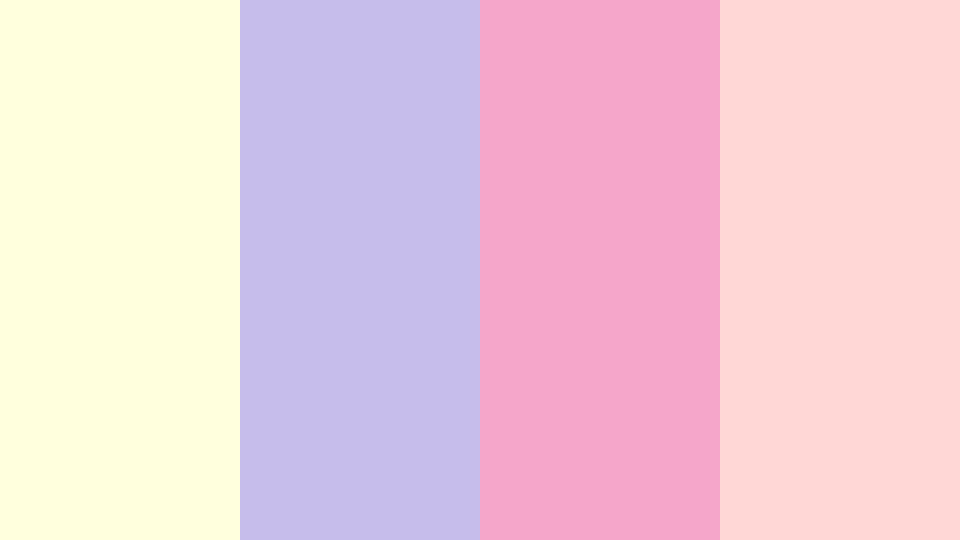
Frame 1 (no input)
Frame 60 (the mouse pressed at the canvas centre just before this capture): identical to frame 1, image omitted
Frame 120 (the mouse held since frame 60 and released just before this capture): identical to frame 1, image omitted

The Processing sketch that drew this single still picture (run headless with seeded random() and noise(); from frame 60 on, the mouse is pressed at the canvas centre):

// Processing sketch: papa
// ── papa.pde
void setup(){
   size(960, 540);
   
   generate();
}

void draw(){
  
}

void keyPressed(){
   generate(); 
}

void generate(){
  int cc = int(random(2, 6));
  float ss = width*1./cc;
  noStroke();
  for(int i = 0; i < cc; i++){
    
    float r = (random(1) < 0.6)? pow(random(0.5, 1), 0.6) : random(0.1);
    float g = (random(1) < 0.6)? pow(random(0.5, 1), 0.6) : random(0.1);
    float b = (random(1) < 0.6)? pow(random(0.5, 1), 0.6) : random(0.1);
    
    float amp = random(0.5, 1.5);
    
    fill(r*255*amp, g*255*amp, b*255*amp);
    rect(ss*i, 0, ss, height);
  }
}
